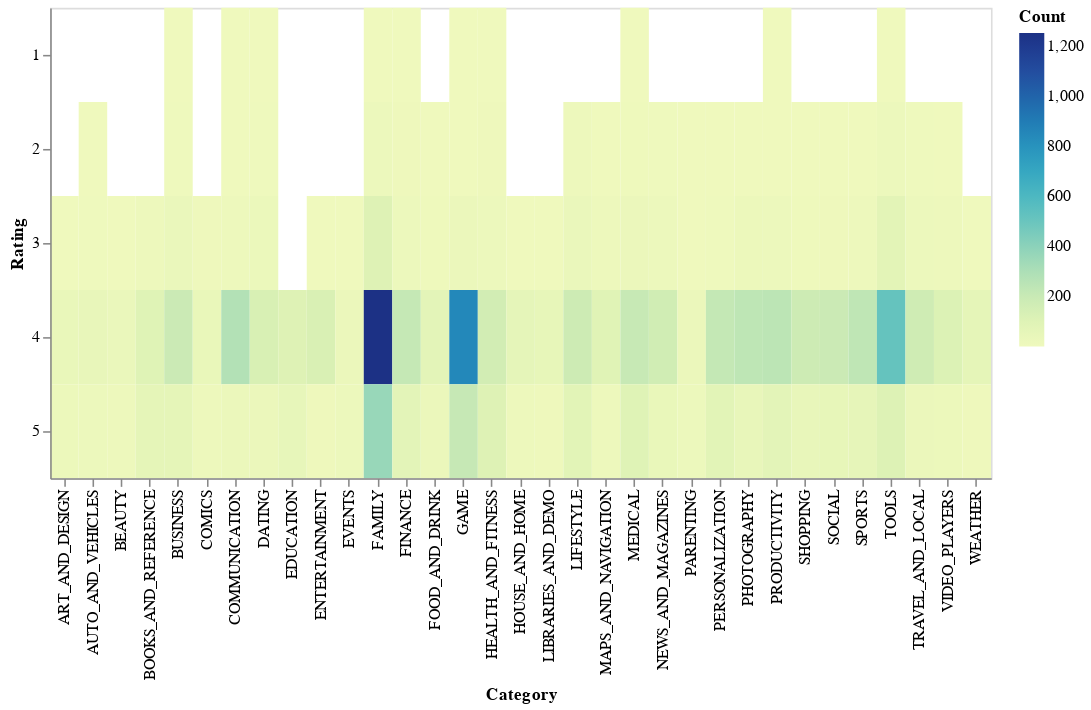

The notebook cell this image was saved under:
### Markdown cell above
### Mapa de calor del número de aplicaciones en la app en rangos Category y Rating

### Code cell
df_clean['Rating'] = df_clean['Rating'].round() 
grouped_data = df_clean.groupby(['Category', 'Rating']).size().reset_index(name='Count')

heatmap = alt.Chart(grouped_data).mark_rect().encode(
    x='Category:O', 
    y='Rating:O',   
    color='Count:Q' 
).properties(
    width=600,
    height=300
)

heatmap.display()

### Figure 1 — Vega-Lite specification as saved in the notebook (floating-point values rounded to 4 significant figures; data arrays with more than 128 entries replaced by an {"elided": "..."} marker saying what was removed)
{"config": {"view": {"continuousWidth": 300, "continuousHeight": 300}}, "data": {"name": "data-822ef811b06e8cd1793403654191d67d"}, "mark": {"type": "rect"}, "encoding": {"color": {"field": "Count", "type": "quantitative"}, "x": {"field": "Category", "type": "ordinal"}, "y": {"field": "Rating", "type": "ordinal"}}, "height": 300, "width": 600, "$schema": "https://vega.github.io/schema/vega-lite/v5.17.0.json", "datasets": {"data-822ef811b06e8cd1793403654191d67d": {"elided": "131 records"}}}
